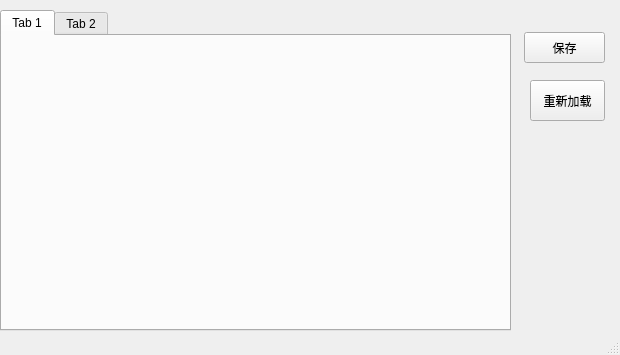
<?xml version="1.0" encoding="UTF-8"?>
<ui version="4.0">
 <class>MainWindow</class>
 <widget class="QMainWindow" name="MainWindow">
  <property name="geometry">
   <rect>
    <x>0</x>
    <y>0</y>
    <width>620</width>
    <height>355</height>
   </rect>
  </property>
  <property name="windowTitle">
   <string>MainWindow</string>
  </property>
  <widget class="QWidget" name="centralWidget">
   <widget class="QTabWidget" name="tabWidget">
    <property name="geometry">
     <rect>
      <x>0</x>
      <y>10</y>
      <width>511</width>
      <height>321</height>
     </rect>
    </property>
    <property name="currentIndex">
     <number>0</number>
    </property>
    <widget class="QWidget" name="tab_UserEnv">
     <attribute name="title">
      <string>Tab 1</string>
     </attribute>
    </widget>
    <widget class="QWidget" name="tab_SystemEnv">
     <attribute name="title">
      <string>Tab 2</string>
     </attribute>
    </widget>
   </widget>
   <widget class="QPushButton" name="pushButton">
    <property name="geometry">
     <rect>
      <x>524</x>
      <y>32</y>
      <width>81</width>
      <height>31</height>
     </rect>
    </property>
    <property name="text">
     <string>保存</string>
    </property>
   </widget>
   <widget class="QPushButton" name="pushButton_2">
    <property name="geometry">
     <rect>
      <x>530</x>
      <y>80</y>
      <width>75</width>
      <height>41</height>
     </rect>
    </property>
    <property name="text">
     <string>重新加载</string>
    </property>
   </widget>
  </widget>
  <widget class="QStatusBar" name="statusBar"/>
 </widget>
 <layoutdefault spacing="6" margin="11"/>
 <resources/>
 <connections/>
</ui>
